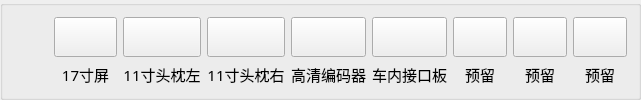
         <widget class="QGroupBox" name="gb_output">
          <property name="sizePolicy">
           <sizepolicy hsizetype="Minimum" vsizetype="Minimum">
            <horstretch>0</horstretch>
            <verstretch>0</verstretch>
           </sizepolicy>
          </property>
          <property name="layoutDirection">
           <enum>Qt::LeftToRight</enum>
          </property>
          <property name="title">
           <string/>
          </property>
          <property name="alignment">
           <set>Qt::AlignCenter</set>
          </property>
          <property name="flat">
           <bool>false</bool>
          </property>
          <layout class="QHBoxLayout" name="horizontalLayout_2">
           <item>
            <spacer name="horizontalSpacer_2">
             <property name="orientation">
              <enum>Qt::Horizontal</enum>
             </property>
             <property name="sizeType">
              <enum>QSizePolicy::Maximum</enum>
             </property>
             <property name="sizeHint" stdset="0">
              <size>
               <width>40</width>
               <height>20</height>
              </size>
             </property>
            </spacer>
           </item>
           <item>
            <layout class="QVBoxLayout" name="verticalLayout_28" stretch="18,5">
             <item>
              <widget class="QPushButton" name="output_01">
               <property name="enabled">
                <bool>true</bool>
               </property>
               <property name="sizePolicy">
                <sizepolicy hsizetype="Expanding" vsizetype="Expanding">
                 <horstretch>0</horstretch>
                 <verstretch>0</verstretch>
                </sizepolicy>
               </property>
               <property name="styleSheet">
                <string notr="true">QPushButton{
      border-image: url(:/png/images/matrix_off.png);} 

QPushButton:hover{
      border-image: url(:/png/images/matrix_off.png);} 

QPushButton:pressed{
      border-image: url(:/png/images/matrix_on.png);} 

QPushButton:disabled{
      border-image: url(:/png/images/matrix_off.png);} </string>
               </property>
               <property name="text">
                <string/>
               </property>
               <property name="checkable">
                <bool>true</bool>
               </property>
               <property name="autoExclusive">
                <bool>true</bool>
               </property>
              </widget>
             </item>
             <item>
              <widget class="QLabel" name="label_output_01">
               <property name="font">
                <font>
                 <family>阿里巴巴普惠体 Medium</family>
                 <pointsize>11</pointsize>
                </font>
               </property>
               <property name="text">
                <string>  17寸屏  </string>
               </property>
               <property name="alignment">
                <set>Qt::AlignCenter</set>
               </property>
              </widget>
             </item>
            </layout>
           </item>
           <item>
            <layout class="QVBoxLayout" name="verticalLayout_9" stretch="18,5">
             <item>
              <widget class="QPushButton" name="output_02">
               <property name="enabled">
                <bool>true</bool>
               </property>
               <property name="sizePolicy">
                <sizepolicy hsizetype="Expanding" vsizetype="Expanding">
                 <horstretch>0</horstretch>
                 <verstretch>0</verstretch>
                </sizepolicy>
               </property>
               <property name="styleSheet">
                <string notr="true">QPushButton{
      border-image: url(:/png/images/matrix_off.png);} 

QPushButton:hover{
      border-image: url(:/png/images/matrix_off.png);} 

QPushButton:pressed{
      border-image: url(:/png/images/matrix_on.png);} 

QPushButton:disabled{
      border-image: url(:/png/images/matrix_off.png);} </string>
               </property>
               <property name="text">
                <string/>
               </property>
               <property name="checkable">
                <bool>true</bool>
               </property>
               <property name="autoExclusive">
                <bool>true</bool>
               </property>
              </widget>
             </item>
             <item>
              <widget class="QLabel" name="label_output_02">
               <property name="font">
                <font>
                 <family>阿里巴巴普惠体 Medium</family>
                 <pointsize>11</pointsize>
                </font>
               </property>
               <property name="text">
                <string>11寸头枕左</string>
               </property>
               <property name="alignment">
                <set>Qt::AlignCenter</set>
               </property>
              </widget>
             </item>
            </layout>
           </item>
           <item>
            <layout class="QVBoxLayout" name="verticalLayout_12" stretch="18,5">
             <item>
              <widget class="QPushButton" name="output_03">
               <property name="enabled">
                <bool>true</bool>
               </property>
               <property name="sizePolicy">
                <sizepolicy hsizetype="Expanding" vsizetype="Expanding">
                 <horstretch>0</horstretch>
                 <verstretch>0</verstretch>
                </sizepolicy>
               </property>
               <property name="styleSheet">
                <string notr="true">QPushButton{
      border-image: url(:/png/images/matrix_off.png);} 

QPushButton:hover{
      border-image: url(:/png/images/matrix_off.png);} 

QPushButton:pressed{
      border-image: url(:/png/images/matrix_on.png);} 

QPushButton:disabled{
      border-image: url(:/png/images/matrix_off.png);} </string>
               </property>
               <property name="text">
                <string/>
               </property>
               <property name="checkable">
                <bool>true</bool>
               </property>
               <property name="autoExclusive">
                <bool>true</bool>
               </property>
              </widget>
             </item>
             <item>
              <widget class="QLabel" name="label_output_03">
               <property name="font">
                <font>
                 <family>阿里巴巴普惠体 Medium</family>
                 <pointsize>11</pointsize>
                </font>
               </property>
               <property name="text">
                <string>11寸头枕右</string>
               </property>
               <property name="alignment">
                <set>Qt::AlignCenter</set>
               </property>
              </widget>
             </item>
            </layout>
           </item>
           <item>
            <layout class="QVBoxLayout" name="verticalLayout_10" stretch="18,5">
             <item>
              <widget class="QPushButton" name="output_04">
               <property name="enabled">
                <bool>true</bool>
               </property>
               <property name="sizePolicy">
                <sizepolicy hsizetype="Expanding" vsizetype="Expanding">
                 <horstretch>0</horstretch>
                 <verstretch>0</verstretch>
                </sizepolicy>
               </property>
               <property name="styleSheet">
                <string notr="true">QPushButton{
      border-image: url(:/png/images/matrix_off.png);} 

QPushButton:hover{
      border-image: url(:/png/images/matrix_off.png);} 

QPushButton:pressed{
      border-image: url(:/png/images/matrix_on.png);} 

QPushButton:disabled{
      border-image: url(:/png/images/matrix_off.png);} </string>
               </property>
               <property name="text">
                <string/>
               </property>
               <property name="checkable">
                <bool>true</bool>
               </property>
               <property name="autoExclusive">
                <bool>true</bool>
               </property>
              </widget>
             </item>
             <item>
              <widget class="QLabel" name="label_output_04">
               <property name="font">
                <font>
                 <family>阿里巴巴普惠体 Medium</family>
                 <pointsize>11</pointsize>
                </font>
               </property>
               <property name="text">
                <string>高清编码器</string>
               </property>
               <property name="alignment">
                <set>Qt::AlignCenter</set>
               </property>
              </widget>
             </item>
            </layout>
           </item>
           <item>
            <layout class="QVBoxLayout" name="verticalLayout_13" stretch="18,5">
             <item>
              <widget class="QPushButton" name="output_05">
               <property name="enabled">
                <bool>true</bool>
               </property>
               <property name="sizePolicy">
                <sizepolicy hsizetype="Expanding" vsizetype="Expanding">
                 <horstretch>0</horstretch>
                 <verstretch>0</verstretch>
                </sizepolicy>
               </property>
               <property name="styleSheet">
                <string notr="true">QPushButton{
      border-image: url(:/png/images/matrix_off.png);} 

QPushButton:hover{
      border-image: url(:/png/images/matrix_off.png);} 

QPushButton:pressed{
      border-image: url(:/png/images/matrix_on.png);} 

QPushButton:disabled{
      border-image: url(:/png/images/matrix_off.png);} </string>
               </property>
               <property name="text">
                <string/>
               </property>
               <property name="checkable">
                <bool>true</bool>
               </property>
               <property name="autoExclusive">
                <bool>true</bool>
               </property>
              </widget>
             </item>
             <item>
              <widget class="QLabel" name="label_output_05">
               <property name="font">
                <font>
                 <family>阿里巴巴普惠体 Medium</family>
                 <pointsize>11</pointsize>
                </font>
               </property>
               <property name="text">
                <string>车内接口板</string>
               </property>
               <property name="alignment">
                <set>Qt::AlignCenter</set>
               </property>
              </widget>
             </item>
            </layout>
           </item>
           <item>
            <layout class="QVBoxLayout" name="verticalLayout_17" stretch="18,5">
             <item>
              <widget class="QPushButton" name="output_06">
               <property name="enabled">
                <bool>true</bool>
               </property>
               <property name="sizePolicy">
                <sizepolicy hsizetype="Expanding" vsizetype="Expanding">
                 <horstretch>0</horstretch>
                 <verstretch>0</verstretch>
                </sizepolicy>
               </property>
               <property name="styleSheet">
                <string notr="true">QPushButton{
      border-image: url(:/png/images/matrix_off.png);} 

QPushButton:hover{
      border-image: url(:/png/images/matrix_off.png);} 

QPushButton:pressed{
      border-image: url(:/png/images/matrix_on.png);} 

QPushButton:disabled{
      border-image: url(:/png/images/matrix_off.png);} </string>
               </property>
               <property name="text">
                <string/>
               </property>
               <property name="checkable">
                <bool>true</bool>
               </property>
               <property name="autoExclusive">
                <bool>true</bool>
               </property>
              </widget>
             </item>
             <item>
              <widget class="QLabel" name="label_output_06">
               <property name="font">
                <font>
                 <family>阿里巴巴普惠体 Medium</family>
                 <pointsize>11</pointsize>
                </font>
               </property>
               <property name="text">
                <string>   预留   </string>
               </property>
               <property name="alignment">
                <set>Qt::AlignCenter</set>
               </property>
              </widget>
             </item>
            </layout>
           </item>
           <item>
            <layout class="QVBoxLayout" name="verticalLayout_18" stretch="18,5">
             <item>
              <widget class="QPushButton" name="output_07">
               <property name="enabled">
                <bool>true</bool>
               </property>
               <property name="sizePolicy">
                <sizepolicy hsizetype="Expanding" vsizetype="Expanding">
                 <horstretch>0</horstretch>
                 <verstretch>0</verstretch>
                </sizepolicy>
               </property>
               <property name="styleSheet">
                <string notr="true">QPushButton{
      border-image: url(:/png/images/matrix_off.png);} 

QPushButton:hover{
      border-image: url(:/png/images/matrix_off.png);} 

QPushButton:pressed{
      border-image: url(:/png/images/matrix_on.png);} 

QPushButton:disabled{
      border-image: url(:/png/images/matrix_off.png);} </string>
               </property>
               <property name="text">
                <string/>
               </property>
               <property name="checkable">
                <bool>true</bool>
               </property>
               <property name="autoExclusive">
                <bool>true</bool>
               </property>
              </widget>
             </item>
             <item>
              <widget class="QLabel" name="label_output_07">
               <property name="font">
                <font>
                 <family>阿里巴巴普惠体 Medium</family>
                 <pointsize>11</pointsize>
                </font>
               </property>
               <property name="text">
                <string>   预留   </string>
               </property>
               <property name="alignment">
                <set>Qt::AlignCenter</set>
               </property>
              </widget>
             </item>
            </layout>
           </item>
           <item>
            <layout class="QVBoxLayout" name="verticalLayout_19" stretch="18,5">
             <item>
              <widget class="QPushButton" name="output_08">
               <property name="enabled">
                <bool>true</bool>
               </property>
               <property name="sizePolicy">
                <sizepolicy hsizetype="Expanding" vsizetype="MinimumExpanding">
                 <horstretch>0</horstretch>
                 <verstretch>0</verstretch>
                </sizepolicy>
               </property>
               <property name="styleSheet">
                <string notr="true">QPushButton{
      border-image: url(:/png/images/matrix_off.png);} 

QPushButton:hover{
      border-image: url(:/png/images/matrix_off.png);} 

QPushButton:pressed{
      border-image: url(:/png/images/matrix_on.png);} 

QPushButton:disabled{
      border-image: url(:/png/images/matrix_off.png);} </string>
               </property>
               <property name="text">
                <string/>
               </property>
               <property name="checkable">
                <bool>true</bool>
               </property>
               <property name="autoExclusive">
                <bool>true</bool>
               </property>
              </widget>
             </item>
             <item>
              <widget class="QLabel" name="label_output_08">
               <property name="font">
                <font>
                 <family>阿里巴巴普惠体 Medium</family>
                 <pointsize>11</pointsize>
                </font>
               </property>
               <property name="text">
                <string>   预留   </string>
               </property>
               <property name="alignment">
                <set>Qt::AlignCenter</set>
               </property>
              </widget>
             </item>
            </layout>
           </item>
          </layout>
         </widget>
